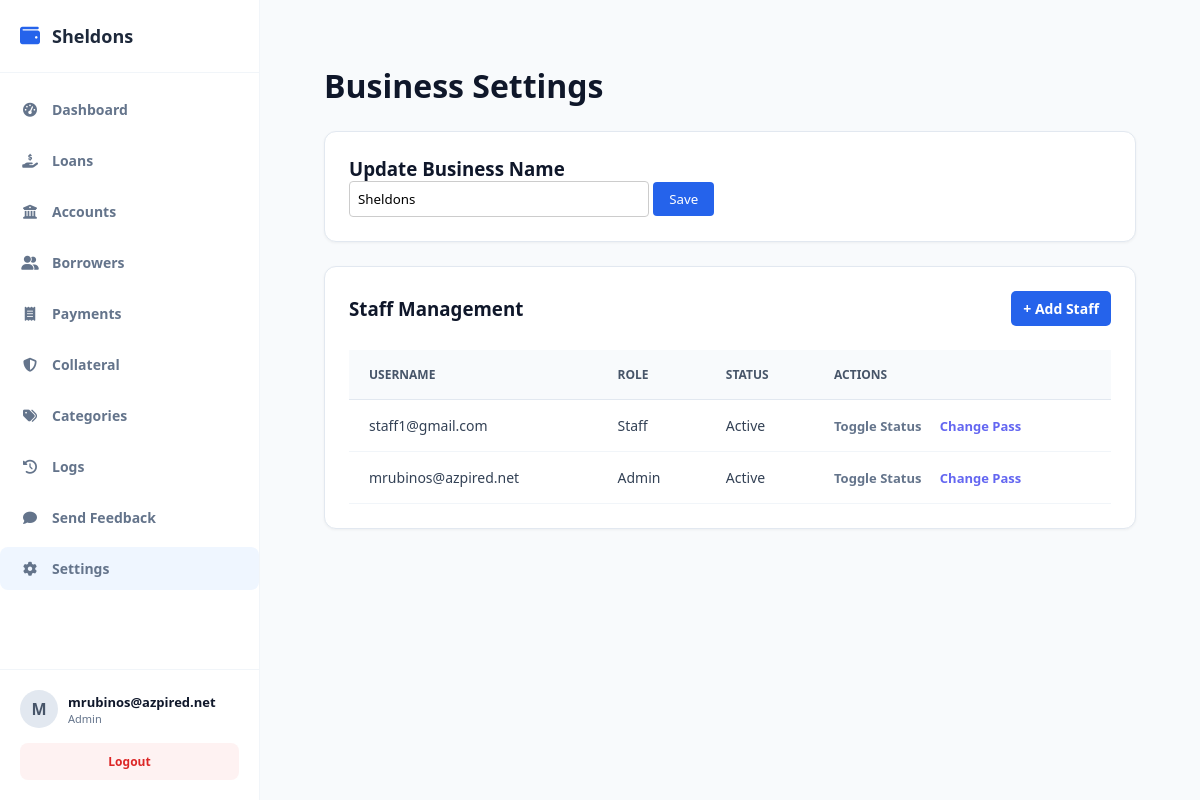
The page /public/index.php?url=admin/settings (signed in) on the database as committed earlier.
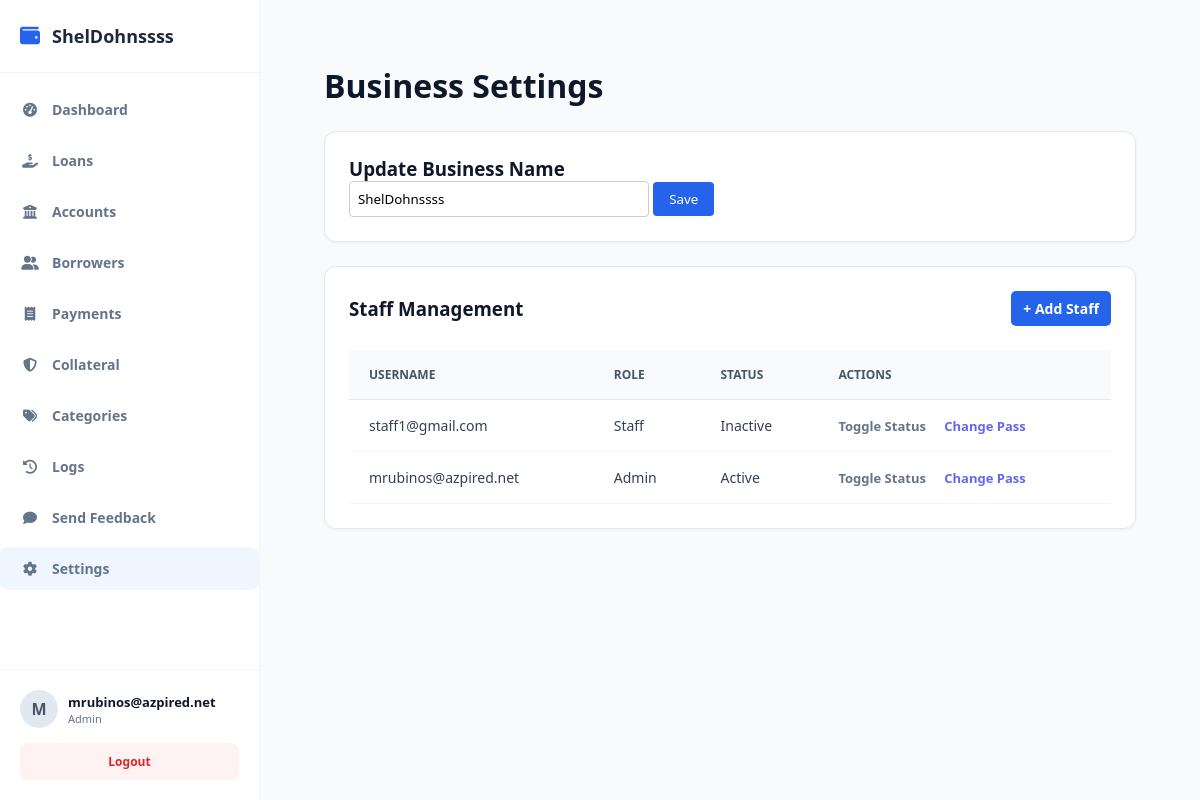
The same page on the database as committed later.
### tables this page shows
CREATE TABLE `companies` (
  `id` int(11) NOT NULL,
  `name` varchar(150) NOT NULL,
  `plan_tier` varchar(20) DEFAULT 'free',
  `subscription_status` varchar(20) DEFAULT 'active',
  `expires_at` datetime DEFAULT NULL,
  `created_at` timestamp NOT NULL DEFAULT current_timestamp()
);

CREATE TABLE `users` (
  `id` int(11) NOT NULL,
  `company_id` int(11) NOT NULL,
  `username` varchar(50) NOT NULL,
  `password` varchar(255) NOT NULL,
  `role` varchar(30) DEFAULT 'admin',
  `created_at` timestamp NOT NULL DEFAULT current_timestamp(),
  `status` tinyint(1) DEFAULT 1
);

### app/controllers/AdminController.php (called while the page is built, shortened)
<?php
require_once __DIR__ . '/../models/User.php';
class AdminController {
    protected $userModel;
    public function __construct() {
        $this->userModel = new User();
    }
public function settings() {
    $companyId = $_SESSION['user']['company_id'];
    $loanModel = new Loan();
    $db = $loanModel->getDb();
    $stmt = $db->prepare("SELECT * FROM companies WHERE id = ?");
    $stmt->execute([$companyId]);
    $company = $stmt->fetch(PDO::FETCH_ASSOC);
    $staff = $this->userModel->getByCompany($companyId);
        require_once dirname(__DIR__) . '/views/admin/business/settings.php';
}
}

### public/index.php (called while the page is built, shortened)
<?php
require_once __DIR__ . "/../app/core/Database.php";
require_once __DIR__ . "/../app/core/Model.php";
$init = new App();

### app/core/Database.php (called while the page is built)
<?php
class Database {
    private static $host = "localhost";
    private static $port = "3307";
    private static $db   = "loan_saas_db";
    private static $user = "root";
    private static $pass = "";
    public static function getConnection() {
        try {
            $conn = new PDO(
                "mysql:host=" . self::$host . ";port=" . self::$port . ";dbname=" . self::$db,
                self::$user,
                self::$pass
            );
            $conn->setAttribute(PDO::ATTR_ERRMODE, PDO::ERRMODE_EXCEPTION);
            $conn->setAttribute(PDO::ATTR_DEFAULT_FETCH_MODE, PDO::FETCH_ASSOC);
            return $conn;
        } catch (Exception $e) {
            die("Database connection failed: " . $e->getMessage());
        }
    }
}

### app/core/Model.php (called while the page is built, shortened)
<?php
require_once __DIR__ . "/Database.php";
class Model {
    public function __construct() {
        $this->conn = Database::getConnection();
    }
}

### app/models/User.php (called while the page is built, shortened)
<?php
require_once __DIR__ . '/../core/Model.php';
class User extends Model {
public function getByCompany($companyId) {
        $stmt = $this->conn->prepare("SELECT * FROM users WHERE company_id = ? ORDER BY id DESC");
        $stmt->execute([$companyId]);
        return $stmt->fetchAll();
    }
}

### app/views/admin/business/settings.php (the view, shortened to what the changed rows need)
<?php require_once dirname(__DIR__, 2) . '/layouts/header.php'; ?>
<div class="page-header">
    <h1>Business Settings</h1>
</div>
<div class="card-wrapper">
    <h3>Update Business Name</h3>
    <form method="POST" action="/loansaas/public/index.php?url=admin/updateBusinessName">
        <input type="text" name="business_name" value="<?= htmlspecialchars($company['name']) ?>" style="padding: 8px; width: 300px; border: 1px solid #ccc; border-radius: 4px;">
        <button type="submit" style="padding: 8px 16px; background: var(--primary-color); color: white; border: none; border-radius: 4px;">Save</button>
    </form>
</div>
<div class="card-wrapper">
    <div class="page-header">
        <h3>Staff Management</h3>
        <a href="/loansaas/public/index.php?url=user/create" class="btn-primary" style="text-decoration:none; padding: 8px 12px; background: var(--primary-color); color: white; border-radius: 5px;">+ Add Staff</a>
    </div>
    <table class="data-table">
        <thead>
            <tr><th>Username</th><th>Role</th><th>Status</th><th>Actions</th></tr>
        </thead>
        <tbody>
            <?php foreach ($staff as $u): ?>
            <tr>
                <td><?= htmlspecialchars($u['username']) ?></td>
                <td><?= ucfirst($u['role']) ?></td>
                <td><?= ($u['status'] == 1) ? 'Active' : 'Inactive' ?></td>
    <td>
<a href="/loansaas/public/index.php?url=admin/toggleStatus&id=<?= $u['id'] ?>" class="btn-action" style="margin-right:15px;">
    Toggle Status
</a>
<a href="#" onclick="openModal(<?= $u['id'] ?>); return false;" class="btn-action" style="color: #6366f1;">Change Pass</a>
                </td>
            </tr>
            <?php endforeach; ?>
        </tbody>
    </table>
</div>
<?php require_once dirname(__DIR__, 2) . '/layouts/footer.php'; ?>

### app/views/layouts/header.php (shortened to what the changed rows need)
<?php
$current_url = $_GET['url'] ?? '';
$userRole = $_SESSION['user']['role'] ?? '';
?>
<!DOCTYPE html>
<html lang="en">
<head>
    <link rel="stylesheet" href="https://cdnjs.cloudflare.com/ajax/libs/font-awesome/6.4.0/css/all.min.css">
    <link rel="stylesheet" href="/loansaas/public/css/style.css">
</head>
<body>
    <aside class="sidebar" style="display: flex; flex-direction: column; height: 100vh; width: 260px; background: #ffffff; border-right: 1px solid #f1f5f9;">
        <div class="sidebar-brand" style="padding: 24px 20px; display: flex; align-items: center; gap: 12px; font-weight: 700; font-size: 18px; color: #1e293b; border-bottom: 1px solid #f1f5f9;">
            <i class="fas fa-wallet" style="color: var(--primary-color); font-size: 20px;"></i>
            <span id="sidebar-company-name">
                <?php
                if (!empty($_SESSION['user']['company_id'])) {
                    $loanModel = new Loan();
                    $db = $loanModel->getDb();
                    $stmt = $db->prepare("SELECT name FROM companies WHERE id = ?");
                    $stmt->execute([$_SESSION['user']['company_id']]);
                    $companyName = $stmt->fetchColumn();
                    echo htmlspecialchars($companyName ?: 'SHELDONS');
                } else {
                    echo 'SHELDONS';
                }
                ?>
            </span>
        </div>
      <ul class="sidebar-menu" style="list-style: none; padding: 15px 0; margin: 0; flex-grow: 1;">
    <?php
    $menuItems = [];
if ($userRole === 'admin' || $userRole === 'staff') {
        $menuItems[] = ['url' => 'dashboard/index', 'icon' => 'fa-tachometer-alt', 'label' => 'Dashboard'];
        $menuItems[] = ['url' => 'loan/index', 'icon' => 'fa-hand-holding-dollar', 'label' => 'Loans'];
        $menuItems[] = ['url' => 'account/index', 'icon' => 'fa-bank', 'label' => 'Accounts'];
        $menuItems[] = ['url' => 'borrower/index', 'icon' => 'fa-user-group', 'label' => 'Borrowers'];
        $menuItems[] = ['url' => 'payment/index', 'icon' => 'fa-receipt', 'label' => 'Payments'];
        $menuItems[] = ['url' => 'collateral/index', 'icon' => 'fa-shield-halved', 'label' => 'Collateral'];
        $menuItems[] = ['url' => 'category/index', 'icon' => 'fa-tags', 'label' => 'Categories'];
        $menuItems[] = ['url' => 'activitylogs/index', 'icon' => 'fa-clock-rotate-left', 'label' => 'Logs'];
        $menuItems[] = ['url' => 'feedback/create', 'icon' => 'fa-comment', 'label' => 'Send Feedback'];
        $menuItems[] = ['url' => 'admin/settings', 'icon' => 'fa-cog', 'label' => 'Settings'];
    }
    foreach ($menuItems as $item) {
        $active = (strpos($current_url, explode('/', $item['url'])[0]) === 0) ? 'active' : '';
        echo "<li class='menu-item $active'>
                <a href='/loansaas/public/index.php?url={$item['url']}' style='display: flex; align-items: center; gap: 12px; padding: 12px 20px; color: #64748b; text-decoration: none; transition: 0.2s;'>
                    <i class='fas {$item['icon']}' style='width: 20px; text-align: center;'></i> <span>{$item['label']}</span>
                </a>
              </li>";
    }
    ?>
</ul>
        <div class="sidebar-footer" style="padding: 20px; border-top: 1px solid #f1f5f9;">
            <div class="user-profile" style="display: flex; align-items: center; gap: 10px; margin-bottom: 15px;">
                <div class="user-avatar" style="width: 38px; height: 38px; background: #e2e8f0; border-radius: 50%; display: flex; align-items: center; justify-content: center; font-weight: bold; color: #475569;">
                    <?= strtoupper(substr($_SESSION['user']['username'] ?? 'U', 0, 1)) ?>
                </div>
                <div class="user-info" style="display: flex; flex-direction: column;">
                    <span style="font-size: 13px; font-weight: 600; color: #0f172a;"><?= htmlspecialchars($_SESSION['user']['username'] ?? 'User') ?></span>
                    <span style="font-size: 11px; color: #64748b; text-transform: capitalize;"><?= htmlspecialchars($_SESSION['user']['role'] ?? 'Staff') ?></span>
                </div>
            </div>
            <a href="/loansaas/public/index.php?url=auth/logout" style="display: block; width: 100%; text-align: center; padding: 10px; background: #fef2f2; color: #dc2626; border-radius: 8px; text-decoration: none; font-size: 12px; font-weight: 600;">
                Logout
            </a>
        </div>
    </aside>
    <main class="main-content">

Rows that differ between the two databases and show on the page:
changed companies: name "Sheldons" → "ShelDohnssss"; business_name "Sheldons" → "ShelDohnssss"
changed users "staff1@gmail.com": status "Active" → "Inactive"
